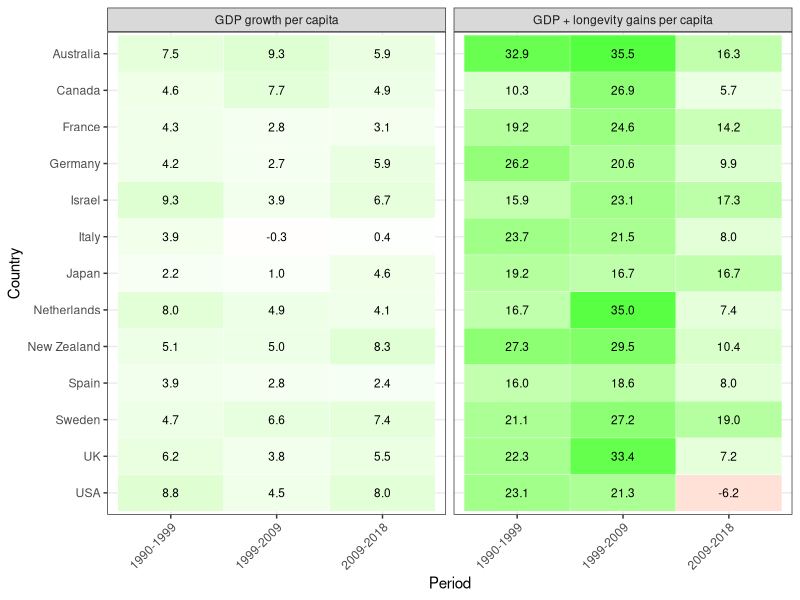

Reproduce this figure in R. (Note: this script raises an error after producing the figure.)
setwd("/Users/julianashwin/Documents/GitHub/international-gains-to-healthy-longevity/")
rm(list = ls())

library(tidyverse)
library(readxl)


table_data <- read_csv("data/Table3.csv")
countries <- unique(table_data$country)

raw_data <- read_xlsx("figures/Olshansky_plots/Andrew_international.xlsx", sheet = "All Data")  %>%
  mutate(country = str_replace(str_replace(country, "United Kingdom", "UK"), "United States of America", "USA")) %>%
  select(country, year, real_gdp_pc) %>%
  filter(country %in% countries, year %in% c("1990", "1999", "2009", "2018")) %>%
  group_by(country) %>%
  mutate(gdp_growth_pc = real_gdp_pc - lag(real_gdp_pc), 
         period = str_c(lag(year), "-", year)) %>%
  drop_na(period)

table_data %>%
  mutate(period = str_replace(str_replace(period, "2000", "1999"), "2010", "2009")) %>%
  left_join(raw_data) %>%
  mutate(both = gdp_growth_pc + wtp_pc) %>%
  pivot_longer(cols = c(gdp_growth_pc, both)) %>%
  mutate(value_clean = sprintf(fmt = "%01.1f",value)) %>%
  mutate(name_clean = factor(case_when(name == "gdp_growth_pc" ~ "GDP growth per capita", 
                                name == "both" ~ "GDP + longevity gains per capita"))) %>%
  mutate(country = factor(country)) %>%
  ggplot(aes(x = (period), y = fct_rev(country), fill = value)) + theme_bw() +  
  facet_wrap(~fct_rev(name_clean)) + 
  geom_tile(color = "white") + 
  geom_text(aes(label = value_clean), color = "black", size = 3) + 
  scale_fill_gradient2(low = "red", high = "green", mid = "white", 
                       midpoint = 0, limit = c(-10,40), guide = "none") +
  theme(axis.text.x = element_text(angle = 45, hjust = 1, vjust = 1)) + 
  labs(x = "Period", y = "Country")
ggsave(paste0("figures/infographic/historical.pdf"), width = 5, height = 3.5)
  